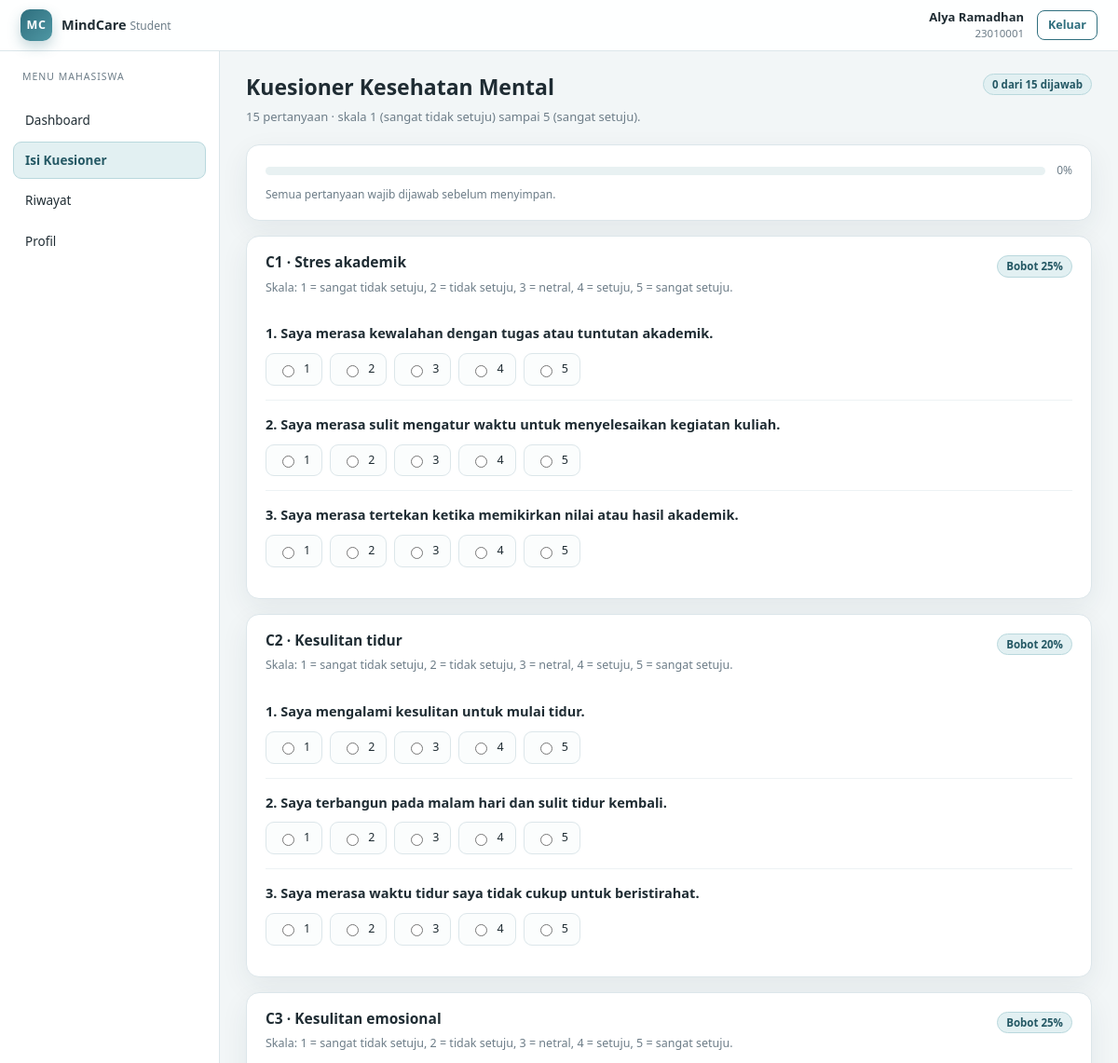
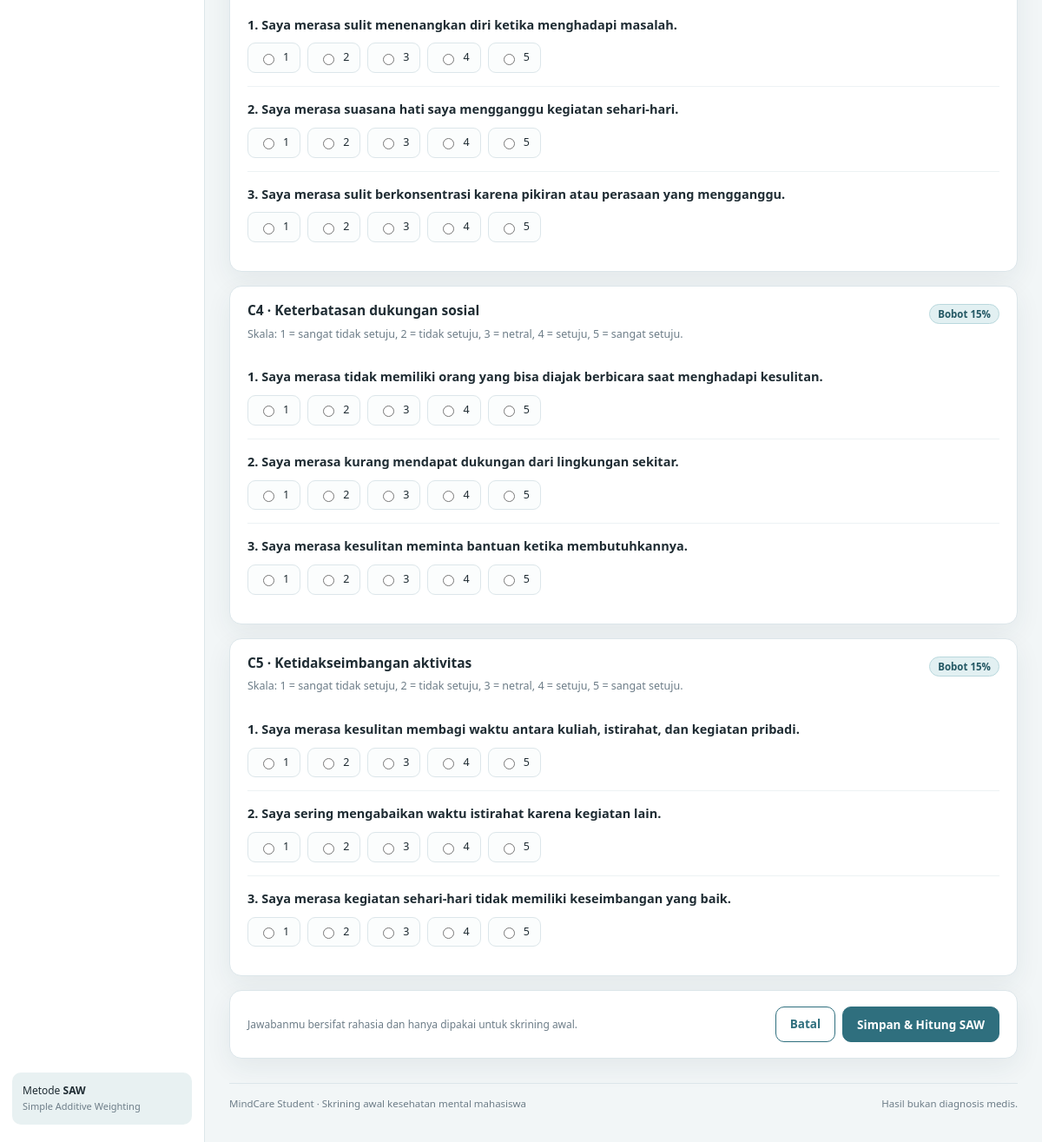
The page /mahasiswa/kuesioner.php (signed in) on the database its author committed (2 pictures, top to bottom).
### tables this page shows
CREATE TABLE mahasiswa (
    id INT AUTO_INCREMENT PRIMARY KEY,
    user_id INT NOT NULL UNIQUE,
    nim VARCHAR(20) NOT NULL UNIQUE,
    nama VARCHAR(100) NOT NULL,
    prodi VARCHAR(100) NOT NULL,
    angkatan YEAR NOT NULL,
    jenis_kelamin ENUM('L','P') NOT NULL,
    email VARCHAR(120) NOT NULL UNIQUE,
    FOREIGN KEY (user_id) REFERENCES users(id)
        ON UPDATE CASCADE ON DELETE CASCADE
);

CREATE TABLE pertanyaan (
    id INT AUTO_INCREMENT PRIMARY KEY,
    kriteria_id INT NOT NULL,
    pertanyaan TEXT NOT NULL,
    urutan TINYINT NOT NULL,
    aktif TINYINT(1) NOT NULL DEFAULT 1,
    FOREIGN KEY (kriteria_id) REFERENCES kriteria(id)
        ON UPDATE CASCADE ON DELETE RESTRICT,
    UNIQUE KEY uq_pertanyaan_urutan (kriteria_id, urutan)
);

CREATE TABLE kriteria (
    id INT AUTO_INCREMENT PRIMARY KEY,
    kode VARCHAR(5) NOT NULL UNIQUE,
    nama_kriteria VARCHAR(100) NOT NULL,
    bobot DECIMAL(5,4) NOT NULL,
    jenis ENUM('benefit','cost') NOT NULL DEFAULT 'benefit',
    keterangan VARCHAR(255)
);

### includes/functions.php (called while the page is built, shortened)
<?php
require_once __DIR__ . '/../config/database.php';
function base_url(string $path = ''): string
{
    static $root = null;
    if ($root === null) {
        $script = str_replace('\\', '/', $_SERVER['SCRIPT_NAME'] ?? '/index.php');
        $script = preg_replace('#/(admin|mahasiswa)/[^/]+$#', '', $script) ?? $script;
        $script = preg_replace('#/index\.php$#', '', $script) ?? $script;
        $root = rtrim($script, '/');
    }
    return $root . '/' . ltrim($path, '/');
}
function e($value): string
{
    return htmlspecialchars((string) $value, ENT_QUOTES, 'UTF-8');
}
function pct($value, int $decimals = 2): string
{
    return number_format(((float) $value) * 100, $decimals, ',', '.') . '%';
}
function current_user(): ?array
{
    return $_SESSION['user'];
}
function current_mahasiswa(): ?array
{
    $user = current_user();
    static $mhs = null;
    if ($mhs === null) {
        $stmt = db()->prepare('SELECT * FROM mahasiswa WHERE user_id = ? LIMIT 1');
        $stmt->execute([$user['id']]);
        $mhs = $stmt->fetch() ?: null;
    }
    return $mhs;
}

### config/database.php (called while the page is built, shortened)
<?php
function db(): PDO
{
    static $pdo = null;
    if ($pdo instanceof PDO) {
        return $pdo;
    }
    $host = getenv('DB_HOST') ?: '127.0.0.1';
    $port = getenv('DB_PORT') ?: '3306';
    $user = getenv('DB_USER') ?: 'root';
    $pass = getenv('DB_PASS') ?: '';
    $dsn = sprintf('mysql:host=%s;port=%s;dbname=%s;charset=utf8mb4', $host, $port, DB_NAME);
    $pdo = new PDO($dsn, $user, $pass, [
        PDO::ATTR_ERRMODE            => PDO::ERRMODE_EXCEPTION,
        PDO::ATTR_DEFAULT_FETCH_MODE => PDO::FETCH_ASSOC,
        PDO::ATTR_EMULATE_PREPARES   => false,
    ]);
    return $pdo;
}

### mahasiswa/kuesioner.php (the view, shortened to what this page needs)
<?php
$mhs = current_mahasiswa();
$questions = db()->query(
    'SELECT q.id, q.pertanyaan, q.urutan, k.kode, k.nama_kriteria, k.bobot
     FROM pertanyaan q
     JOIN kriteria k ON k.id = q.kriteria_id
     WHERE q.aktif = 1
     ORDER BY k.id, q.urutan'
)->fetchAll();
$groups = [];
foreach ($questions as $question) {
    $groups[$question['kode']][] = $question;
}
$totalPertanyaan = count($questions);
$active = 'kuesioner';
require __DIR__ . '/../includes/header.php';
?>
<div class="page-head">
    <div>
        <h1>Kuesioner Kesehatan Mental</h1>
        <p><?= e((string) $totalPertanyaan) ?> pertanyaan · skala 1 (sangat tidak setuju) sampai 5 (sangat setuju).</p>
    </div>
    <span class="badge brand" data-progress-badge>0 dari <?= e((string) $totalPertanyaan) ?> dijawab</span>
</div>
<div class="card mb-2">
    <div class="progress">
        <div class="bar"><span data-progress-bar style="width:0%"></span></div>
        <span class="small muted" data-progress-label>0%</span>
    </div>
    <p class="small muted mt-1 mb-0">Semua pertanyaan wajib dijawab sebelum menyimpan.</p>
</div>
<form method="post" action="<?= e(base_url('mahasiswa/kuesioner.php')) ?>" data-questionnaire>
    <?php foreach ($groups as $kode => $items): ?>
        <div class="card mb-2">
            <div class="criteria-head">
                <h3><?= e($kode) ?> · <?= e($items[0]['nama_kriteria']) ?></h3>
                <span class="badge brand">Bobot <?= e(pct($items[0]['bobot'], 0)) ?></span>
            </div>
            <p class="card-sub">Skala: 1 = sangat tidak setuju, 2 = tidak setuju, 3 = netral, 4 = setuju, 5 = sangat setuju.</p>
            <?php foreach ($items as $question): ?>
                <div class="question" data-question-group>
                    <div class="q-text"><?= e($question['urutan']) ?>. <?= e($question['pertanyaan']) ?></div>
                    <div class="scale">
                        <?php for ($nilai = 1; $nilai <= 5; $nilai++): ?>
                            <label>
                                <input type="radio" name="answers[<?= e((string) $question['id']) ?>]" value="<?= $nilai ?>">
                                <span><?= $nilai ?></span>
                            </label>
                        <?php endfor; ?>
                    </div>
                </div>
            <?php endforeach; ?>
        </div>
    <?php endforeach; ?>
    <div class="card flex-between">
        <span class="small muted">Jawabanmu bersifat rahasia dan hanya dipakai untuk skrining awal.</span>
        <div class="page-head-actions">
            <a class="btn btn-ghost" href="<?= e(base_url('mahasiswa/dashboard.php')) ?>">Batal</a>
            <button class="btn" type="submit">Simpan &amp; Hitung SAW</button>
        </div>
    </div>
</form>
<?php require __DIR__ . '/../includes/footer.php'; ?>

### includes/header.php (shortened to what this page needs)
<?php
require_once __DIR__ . '/functions.php';
$user = current_user();
$role = $user['role'] ?? 'guest';
$mhs  = $role === 'mahasiswa' ? current_mahasiswa() : null;
$active = $active ?? '';
if (!function_exists('nav_active')) {
    function nav_active(string $key, string $active): string
    {
        return $key === $active ? 'is-active' : '';
    }
}
$nav = [];
if ($role === 'mahasiswa') {
    $nav = [
        ['key' => 'dashboard', 'label' => 'Dashboard', 'href' => 'mahasiswa/dashboard.php'],
        ['key' => 'kuesioner', 'label' => 'Isi Kuesioner', 'href' => 'mahasiswa/kuesioner.php'],
        ['key' => 'riwayat', 'label' => 'Riwayat', 'href' => 'mahasiswa/riwayat.php'],
        ['key' => 'profil', 'label' => 'Profil', 'href' => 'mahasiswa/profil.php'],
    ];
}
?>
<!DOCTYPE html>
<html lang="id">
<head>
    <link rel="stylesheet" href="<?= e(base_url('assets/css/app.css')) ?>">
</head>
<body>
<header class="topbar">
    <div class="topbar-left">
        <a class="brand" href="<?= e(base_url($role === 'admin' ? 'admin/dashboard.php' : 'mahasiswa/dashboard.php')) ?>">
            <span class="brand-logo">MC</span>
            <span class="brand-text">MindCare <small>Student</small></span>
        </a>
    </div>
    <div class="topbar-right">
        <?php if ($user): ?>
            <div class="user-meta">
                <strong><?= e($mhs['nama'] ?? $user['username']) ?></strong>
                <span><?= e($role === 'admin' ? 'Administrator' : ($mhs['nim'] ?? 'Mahasiswa')) ?></span>
            </div>
            <a class="btn btn-ghost btn-sm" href="<?= e(base_url('logout.php')) ?>">Keluar</a>
        <?php endif; ?>
    </div>
</header>
<div class="shell">
    <?php if ($nav): ?>
    <aside class="sidebar" data-sidebar>
        <p class="sidebar-title"><?= $role === 'admin' ? 'Menu Admin' : 'Menu Mahasiswa' ?></p>
        <nav class="nav">
            <?php foreach ($nav as $item): ?>
                <a class="<?= e(nav_active($item['key'], $active)) ?>" href="<?= e(base_url($item['href'])) ?>">
                    <?= e($item['label']) ?>
                </a>
            <?php endforeach; ?>
        </nav>
        <div class="sidebar-foot">
            <p>Metode <b>SAW</b></p>
            <span>Simple Additive Weighting</span>
        </div>
    </aside>
    <?php endif; ?>
    <main class="main">

### rows shown on the page
mahasiswa: nama "Alya Ramadhan", nim "23010001"
pertanyaan: kode "C1", kriteria.nama_kriteria "Stres akademik", kriteria.bobot "25%", urutan "1", pertanyaan "Saya merasa kewalahan dengan tugas atau tuntutan akademik."
pertanyaan: urutan "2", pertanyaan "Saya merasa sulit mengatur waktu untuk menyelesaikan kegiatan kuliah."
pertanyaan: urutan "3", pertanyaan "Saya merasa tertekan ketika memikirkan nilai atau hasil akademik."
pertanyaan: kode "C2", kriteria.nama_kriteria "Kesulitan tidur", kriteria.bobot "20%", urutan "1", pertanyaan "Saya mengalami kesulitan untuk mulai tidur."
pertanyaan: urutan "2", pertanyaan "Saya terbangun pada malam hari dan sulit tidur kembali."
pertanyaan: urutan "3", pertanyaan "Saya merasa waktu tidur saya tidak cukup untuk beristirahat."
pertanyaan: kode "C3", kriteria.nama_kriteria "Kesulitan emosional", kriteria.bobot "25%", urutan "1", pertanyaan "Saya merasa sulit menenangkan diri ketika menghadapi masalah."
pertanyaan: urutan "2", pertanyaan "Saya merasa suasana hati saya mengganggu kegiatan sehari-hari."
pertanyaan: urutan "3", pertanyaan "Saya merasa sulit berkonsentrasi karena pikiran atau perasaan yang mengganggu."
pertanyaan: kode "C4", kriteria.nama_kriteria "Keterbatasan dukungan sosial", kriteria.bobot "15%", urutan "1", pertanyaan "Saya merasa tidak memiliki orang yang bisa diajak berbicara saat menghadapi kesulitan."
pertanyaan: urutan "2", pertanyaan "Saya merasa kurang mendapat dukungan dari lingkungan sekitar."
pertanyaan: urutan "3", pertanyaan "Saya merasa kesulitan meminta bantuan ketika membutuhkannya."
pertanyaan: kode "C5", kriteria.nama_kriteria "Ketidakseimbangan aktivitas", kriteria.bobot "15%", urutan "1", pertanyaan "Saya merasa kesulitan membagi waktu antara kuliah, istirahat, dan kegiatan pribadi."
pertanyaan: urutan "2", pertanyaan "Saya sering mengabaikan waktu istirahat karena kegiatan lain."
pertanyaan: urutan "3", pertanyaan "Saya merasa kegiatan sehari-hari tidak memiliki keseimbangan yang baik."

### other values the page prints
$item['label'] "Dashboard"
$item['label'] "Isi Kuesioner"
$item['label'] "Riwayat"
$item['label'] "Profil"
$totalPertanyaan "15"
